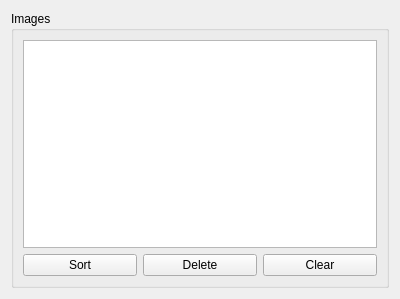
<?xml version="1.0" encoding="UTF-8"?>
<ui version="4.0">
 <class>Form</class>
 <widget class="QWidget" name="Form">
  <property name="geometry">
   <rect>
    <x>0</x>
    <y>0</y>
    <width>400</width>
    <height>299</height>
   </rect>
  </property>
  <property name="windowTitle">
   <string>Form</string>
  </property>
  <layout class="QHBoxLayout" name="horizontalLayout">
   <item>
    <widget class="QGroupBox" name="groupbox">
     <property name="title">
      <string>Images</string>
     </property>
     <layout class="QGridLayout" name="gridLayout">
      <item row="1" column="2">
       <widget class="QPushButton" name="clear_button">
        <property name="text">
         <string>Clear</string>
        </property>
       </widget>
      </item>
      <item row="1" column="0">
       <widget class="QPushButton" name="sort_button">
        <property name="text">
         <string>Sort</string>
        </property>
       </widget>
      </item>
      <item row="0" column="0" colspan="3">
       <widget class="QListView" name="list_view">
        <property name="sizePolicy">
         <sizepolicy hsizetype="Preferred" vsizetype="Expanding">
          <horstretch>0</horstretch>
          <verstretch>0</verstretch>
         </sizepolicy>
        </property>
        <property name="acceptDrops">
         <bool>true</bool>
        </property>
        <property name="toolTip">
         <string>Drop Datasets here</string>
        </property>
        <property name="editTriggers">
         <set>QAbstractItemView::NoEditTriggers</set>
        </property>
        <property name="dragEnabled">
         <bool>false</bool>
        </property>
        <property name="dragDropMode">
         <enum>QAbstractItemView::DropOnly</enum>
        </property>
        <property name="alternatingRowColors">
         <bool>true</bool>
        </property>
        <property name="selectionBehavior">
         <enum>QAbstractItemView::SelectRows</enum>
        </property>
       </widget>
      </item>
      <item row="1" column="1">
       <widget class="QPushButton" name="delete_button">
        <property name="text">
         <string>Delete</string>
        </property>
       </widget>
      </item>
     </layout>
    </widget>
   </item>
  </layout>
 </widget>
 <resources/>
 <connections/>
</ui>
